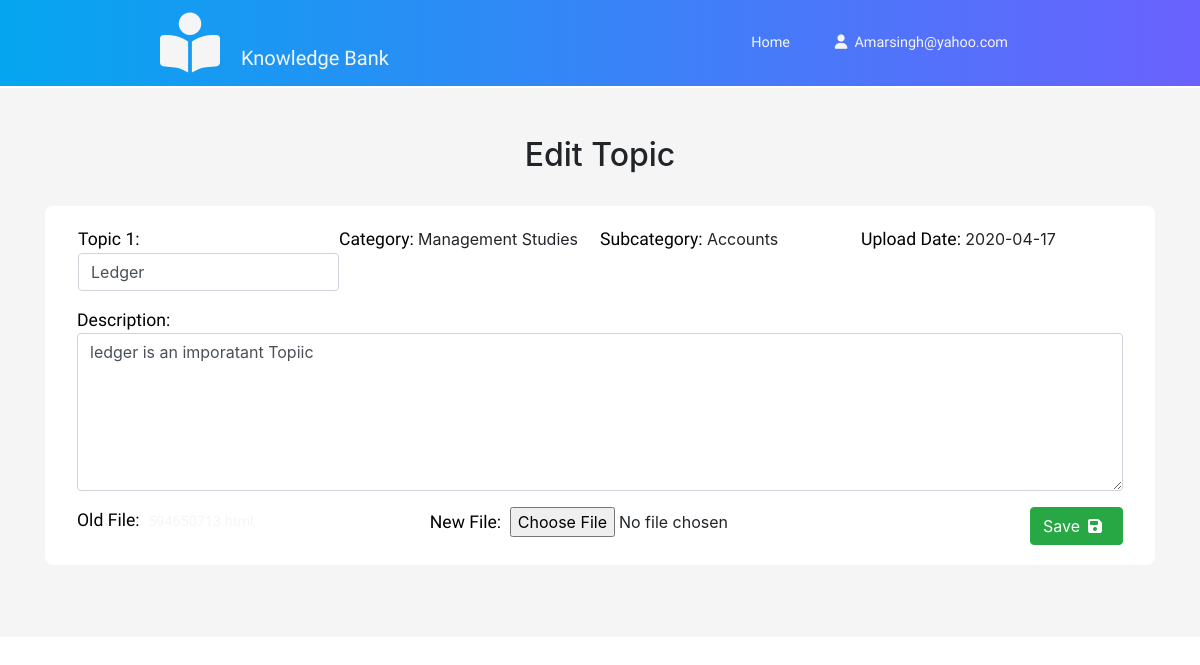
The page /f/editTopic.php (signed in) on the database its author committed.
### tables this page shows
CREATE TABLE `tbl_topic` (
  `topic_id` int(11) NOT NULL,
  `topic_name` varchar(500) NOT NULL,
  `faculty_email` varchar(200) NOT NULL,
  `file_name` varchar(500) NOT NULL,
  `topic_upload_date` date NOT NULL,
  `topic_description` varchar(1000) NOT NULL,
  `topic_status` int(2) NOT NULL,
  `subcategory_id` int(11) NOT NULL
);

CREATE TABLE `tbl_category` (
  `category_id` int(11) NOT NULL,
  `category_name` varchar(200) NOT NULL
);

CREATE TABLE `tbl_subcategory` (
  `subcategory_id` int(11) NOT NULL,
  `subcategory_name` varchar(200) NOT NULL,
  `category_id` int(11) NOT NULL
);

### f/editTopic.php (the view, shortened to what this page needs)
<?php
$topic_id = $_REQUEST['topic_id'];
?>
<?php include './htmlmain.php'; ?>
<?php include("./dashboardNav.php"); ?>
<main>
	<section class="view-topic-area container my-5">
		<div class="main-title d-flex justify-content-center">
			<h2>Edit Topic</h2>
		</div>
		<?php
		$q = "select * from tbl_topic t,tbl_subcategory sub,tbl_category c where t.subcategory_id=sub.subcategory_id and sub.category_id=c.category_id and faculty_email='$femail' order by topic_upload_date desc,t.	subcategory_id	asc";
		$res = mysqli_query($con, $q);
		$count = 1;
		if ($row = mysqli_fetch_array($res, MYSQLI_BOTH)) {
		?>
			<form action="../dblogic.php?pageno=9" method="POST" enctype="multipart/form-data">
				<div class="topic-area my-4">
					<div class="topic-details my-1">
						<div class="topic-info ">
							<div class="row px-3">
								<div class="col-lg-3 col-md-4 col-sm-4">
									<div class="row">
										<p class="text-desc"><span class="head"> Topic <?php echo $count;
																						$count++; ?>: </span><input type="text" class="form-control" value="<?php echo $row['topic_name']; ?>" name="topic_name"></p>
									</div>
								</div>
								<div class="col-lg-3 col-md-4 col-sm-4">
									<div class="row">
										<p class="text-desc"><span class="head"> Category: </span><?php echo $row['category_name']; ?></p>
									</div>
								</div>
								<div class="col-lg-3 col-md-4 col-sm-4">
									<div class="row">
										<p class="text-desc"><span class="head"> Subcategory: </span> <?php echo $row['subcategory_name']; ?> </p>
									</div>
								</div>
								<div class="col-lg-3 col-md-4 col-sm-4">
									<div class="row">
										<p class="text-desc"><span class="head"> Upload Date: </span> <?php echo $row['topic_upload_date']; ?></p>
									</div>
								</div>
							</div>
							<div class="topic-desc">
								<span class="head">Description: </span>
								<textarea rows="6" name="topic_description" class="form-control mb-3"><?php echo $row['topic_description']; ?></textarea>
							</div>
							<div class="d-flex justify-content-between">
								<div><span class="head"> Old File:&nbsp;&nbsp;</span><a class="text-decoration-none" onclick="return confirm('Are you sure ,want to download file?')" class="text-decoration-none" href="../topic_files/download.php?file=<?php echo $row['file_name']; ?>"><?php echo $row['file_name']; ?></a></div>
								<div><span class="head"> New File:&nbsp;&nbsp;</span><input type="file" name="file"> <input type="hidden" name="topic_id" value="<?php echo $topic_id; ?>">
									<input type="hidden" name="file_name" value="<?php echo $row['file_name']; ?>"> </div>
								<div><button class="btn btn-success" type="submit"><span>Save<span><i class="fas fa-save mx-2"></i></button></div>
							</div>
						</div>
					</div>
				</div>
			</form>
		<?php
		}
		?>
	</section>
</main>
</body>
</html>

### f/style.css (style rules this page uses)
* { box-sizing: border-box; }
html, body { margin: 0%; box-sizing: border-box; width: 100%; height: 100vh; }
:root { --box-shadow: 0px 10px 30px rgba(57, 56, 61, 0.305); }
header, section { overflow-x: hidden; }
:root { --Snigle-font: "Sniglet", cursive; --Rubki: "Rubik", cursive; --Patua: "Patua One", cursive; --Lobster: "Lobster", cursive; --light-black: #333333; --bggradient: linear-gradient(90deg, #05A6F0 0%, #6a62fe 100%); --light-grey: rgba(255, 255, 255, 0.5); }
header a { font-family: var(--Snigle-font); font-size: 0.9em; color: whitesmoke; }
main { background: whitesmoke; height: 100%; border-top: 2px solid white; overflow-y: hidden; }
main .view-topic-area .topic-area { background: white; padding: 1rem 2rem; border-radius: .5rem; transition: box-shadow .4s ease; }
main .view-topic-area .topic-area .topic-details .head { font-family: Acme; font-size: 1.1rem; color: black; }

### rows shown on the page
tbl_topic: topic_name "Ledger", tbl_category.category_name "Management Studies", subcategory.subcategory_name "Accounts", topic_upload_date "2020-04-17", topic_description "ledger is an imporatant Topiic"

### other values the page prints
$femail "Amarsingh@yahoo.com"
$count "1"
